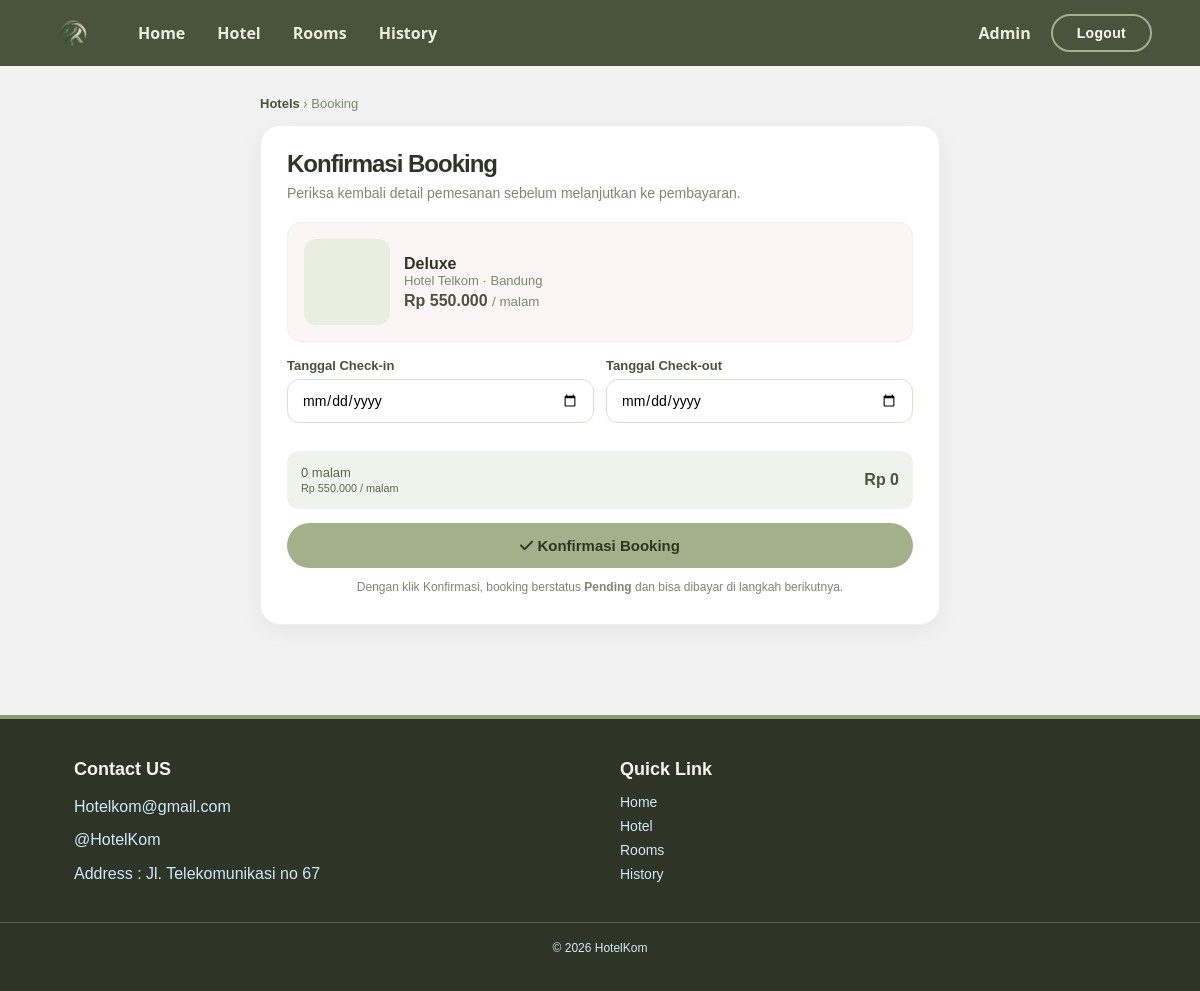
Page /booking.php?id_kamar=2 (signed in) on the committed database.
### tables this page shows
CREATE TABLE `rooms` (
  `id_kamar` int(11) NOT NULL,
  `id_hotel` int(11) DEFAULT NULL,
  `tipe_kamar` varchar(50) NOT NULL,
  `harga_per_malam` decimal(10,2) NOT NULL,
  `stok_kamar` int(11) NOT NULL,
  `deskripsi_kamar` text DEFAULT NULL
);

CREATE TABLE `hotels` (
  `id_hotel` int(11) NOT NULL,
  `nama_hotel` varchar(100) NOT NULL,
  `alamat` text NOT NULL,
  `kota` varchar(50) NOT NULL,
  `deskripsi` text DEFAULT NULL
);

### booking.php (the view, shortened to what this page needs)
<?php
require_once 'config/koneksi.php';
$prefill_kamar = null;
if ($_SERVER['REQUEST_METHOD'] === 'GET' && isset($_GET['id_kamar']) && is_numeric($_GET['id_kamar'])) {
    $idk = (int)$_GET['id_kamar'];
    $stmt = mysqli_prepare($koneksi, "SELECT r.*, h.nama_hotel, h.kota FROM rooms r JOIN hotels h ON h.id_hotel=r.id_hotel WHERE r.id_kamar=?");
    mysqli_stmt_bind_param($stmt, "i", $idk);
    mysqli_stmt_execute($stmt);
    $prefill_kamar = mysqli_fetch_assoc(mysqli_stmt_get_result($stmt));
}
function e($s){ return htmlspecialchars((string)$s, ENT_QUOTES,'UTF-8'); }
function rupiah($n){ return 'Rp '.number_format((float)$n,0,',','.'); }
include 'includes/header.php';
include 'includes/navbar.php';
?>
<div class="booking-wrap">
    <div style="font-size:13px;color:#7a8a6e;margin-bottom:14px;">
        <a href="hotels.php" style="color:#4A533C;text-decoration:none;font-weight:600;">Hotels</a> &rsaquo; Booking
    </div>
    <div class="booking-card-main">
        <h1>Konfirmasi Booking</h1>
        <p class="sub">Periksa kembali detail pemesanan sebelum melanjutkan ke pembayaran.</p>
        <?php if ($prefill_kamar): ?>
            <div class="kamar-preview">
                <div class="kamar-preview-img"></div>
                <div>
                    <div style="font-weight:700;color:#2F3526;"><?php echo e($prefill_kamar['tipe_kamar']); ?></div>
                    <div style="font-size:13px;color:#7a8a6e;"><?php echo e($prefill_kamar['nama_hotel']); ?> &middot; <?php echo e($prefill_kamar['kota']); ?></div>
                    <div style="font-weight:700;color:#4A533C;margin-top:4px;"><?php echo rupiah($prefill_kamar['harga_per_malam']); ?> <small style="font-weight:400;color:#7a8a6e;">/ malam</small></div>
                </div>
            </div>
            <form method="POST" action="booking.php" id="bookingForm">
                <div style="display:grid;grid-template-columns:1fr 1fr;gap:12px;">
                    <div class="form-group">
                        <label>Tanggal Check-in</label>
                        <input type="date" name="tanggal_checkin" id="ci" required min="<?php echo date('Y-m-d', strtotime('+1 day')); ?>" value="<?php echo e($_POST['tanggal_checkin'] ?? ''); ?>">
                    </div>
                    <div class="form-group">
                        <label>Tanggal Check-out</label>
                        <input type="date" name="tanggal_checkout" id="co" required value="<?php echo e($_POST['tanggal_checkout'] ?? ''); ?>">
                    </div>
                </div>
                <div class="total-box">
                    <span style="font-size:13px;color:#5a6650;">
                        <span id="malamTxt">0 malam</span><br>
                        <small><?php echo rupiah($prefill_kamar['harga_per_malam']); ?> / malam</small>
                    </span>
                    <strong id="totalTxt" style="color:#4A533C;">Rp 0</strong>
                </div>
                <button type="submit" class="btn-submit"><i class="fa-solid fa-check"></i> Konfirmasi Booking</button>
                <p style="font-size:12px;color:#7a8a6e;text-align:center;margin-top:10px;">Dengan klik Konfirmasi, booking berstatus <strong>Pending</strong> dan bisa dibayar di langkah berikutnya.</p>
            </form>
        <?php endif; ?>
    </div>
</div>
<?php include 'includes/footer.php'; ?>

### assets/css/style.css (style rules this page uses)
:root { --first-color: hsl(82, 60%, 28%); --title-color: hsl(0, 0%, 15%); --text-color: hsl(0, 0%, 35%); --body-color: hsl(0, 0%, 95%); --container-color: hsl(0, 0%, 100%); --body-font: "Poppins", sans-serif; --h2-font-size: 1.25rem; --small-font-size: .813rem; }
body { margin: 0; }
h1 { font-size: 60px; line-height: 100%; font-weight: 800; letter-spacing: -1px; margin: 16px 0; background: linear-gradient(90deg, #4A533C 7%, #A3B18A 90%); background-clip: text; color: transparent; }
p { font-size: 16px; line-height: 160%; }
@media screen and (min-width: 1120px) { :root { --h2-font-size: 1.5rem; --small-font-size: .875rem; } }
* { box-sizing: border-box; padding: 0; margin: 0; }
body { font-family: var(--body-font); background-color: var(--body-color); color: var(--text-color); }
::placeholder { font-weight: 500; color: #888; }

### booking.php (style rules this page uses)
.booking-wrap { max-width:720px; margin:30px auto; padding:0 20px 60px; }
.booking-card-main { background:#fff; border-radius:20px; padding:26px; box-shadow:0 6px 24px rgba(0,0,0,.06); border:1px solid #eef1eb; }
.booking-card-main h1 { font-size:24px; color:#2F3526; margin:0 0 6px; background:none; -webkit-text-fill-color:#2F3526; }
.booking-card-main p.sub { color:#7a8a6e; font-size:14px; margin-bottom:18px; }
.form-group { margin-bottom:14px; }
.form-group label { display:block; font-weight:600; color:#4A533C; font-size:13px; margin-bottom:6px; }
.form-group input, .form-group select { width:100%; box-sizing:border-box; padding:12px 14px; border:1px solid #d9e2d0; border-radius:12px; font:inherit; font-size:14px; outline:none; }
.kamar-preview { background:#fbf5f5; border:1px solid #eef1eb; border-radius:14px; padding:16px; display:flex; gap:14px; align-items:center; margin-bottom:16px; }
.kamar-preview-img { width:86px; height:86px; border-radius:12px; background:#e9efe0 url('assets/images/superior.jpe') center/cover no-repeat; flex-shrink:0; }
.btn-submit { width:100%; padding:14px; background:#A3B18A; color:#2F3526; border:none; border-radius:999px; font-weight:700; font-size:15px; cursor:pointer; transition:all .2s; }
.total-box { background:#f0f3eb; border-radius:12px; padding:14px; margin:14px 0; display:flex; justify-content:space-between; align-items:center; }

### rows in the picture
rooms: tipe_kamar "Deluxe", id_hotel.nama_hotel "Hotel Telkom", id_hotel.kota "Bandung", harga_per_malam "Rp 550.000"

### other values in the picture
$_SESSION['nama'] "Admin"
